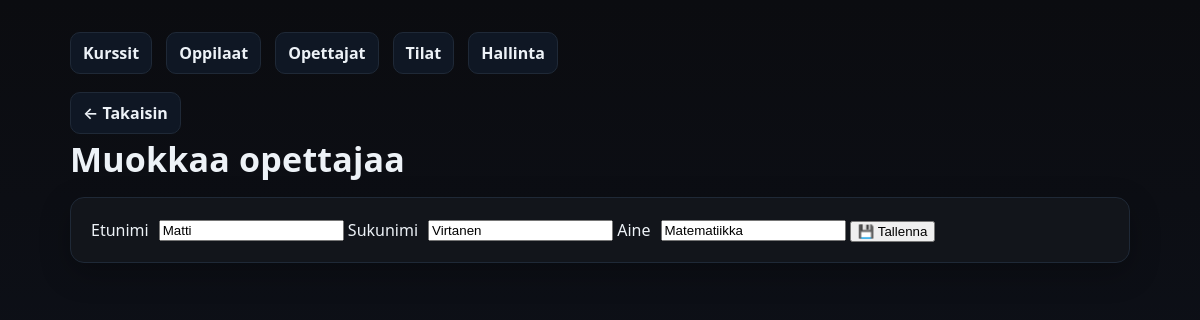
The app's page /kurssienhallinta/add_edit_opettaja.php?id=1 with its own data.
### tables this page shows
CREATE TABLE `opettajat` (
  `opettaja_id` int(11) NOT NULL,
  `etunimi` varchar(50) NOT NULL,
  `sukunimi` varchar(50) NOT NULL,
  `aine` varchar(100) NOT NULL
);

### kurssienhallinta/add_edit_opettaja.php (the view, shortened to what this page needs)
<?php
$pdo = getPDO();
$opettaja = [
  'opettaja_id' => null,
  'etunimi' => '',
  'sukunimi' => '',
  'aine' => ''
];
if (isset($_GET['id'])) {
    $stmt = $pdo->prepare("SELECT * FROM opettajat WHERE opettaja_id=?");
    $stmt->execute([$_GET['id']]);
    $opettaja = $stmt->fetch() ?: $opettaja;
}
?>
<!doctype html>
<html lang="fi">
<head>
  <link rel="stylesheet" href="styles.css">
</head>
<body>
  <div class="container">
    <div class="nav">
      <a href="index.php">Kurssit</a>
      <a href="oppilaat.php">Oppilaat</a>
      <a href="opettajat.php" class="active">Opettajat</a>
      <a href="tilat.php">Tilat</a>
      <a href="admin.php">Hallinta</a>
    </div>
    <a href="opettajat.php" class="back">← Takaisin</a>
    <h1 class="page-title">
      <?= $opettaja['opettaja_id'] ? 'Muokkaa opettajaa' : 'Lisää uusi opettaja' ?>
    </h1>
    <form method="post" class="card form">
      <label>Etunimi
        <input type="text" name="etunimi" value="<?= htmlspecialchars($opettaja['etunimi']) ?>" required>
      </label>
      <label>Sukunimi
        <input type="text" name="sukunimi" value="<?= htmlspecialchars($opettaja['sukunimi']) ?>" required>
      </label>
      <label>Aine
        <input type="text" name="aine" value="<?= htmlspecialchars($opettaja['aine']) ?>" required>
      </label>
      <button class="button">💾 Tallenna</button>
    </form>
  </div>
</body>
</html>

### kurssienhallinta/styles.css (style rules this page uses)
:root { --bg:#0b0c10; --card:#12151b; --muted:#98a2b3; --text:#edf2f7; --accent:#6ea8fe; --danger:#ef4444; --border:#1f2937; }
* { box-sizing:border-box }
html,body { height:100% }
body { margin:0; font:16px/1.5 system-ui,-apple-system,Segoe UI,Roboto,Ubuntu,'Helvetica Neue',Arial; background:linear-gradient(180deg,#0b0c10 0%, #0f1420 100%); color:var(--text); }
.container { max-width:1100px;margin:32px auto;padding:0 20px }
.card { background:var(--card); border:1px solid var(--border); border-radius:14px; padding:20px; box-shadow:0 10px 30px rgba(0,0,0,.25); }
.page-title { margin:0 0 12px; font-size:clamp(24px,3.2vw,34px); letter-spacing:.2px; }
.nav { display:flex;gap:14px;flex-wrap:wrap;margin:0 0 18px }
.nav a,.back { color:var(--text); text-decoration:none; background:#0f1724; border:1px solid var(--border); padding:8px 12px;border-radius:10px; transition:all .15s ease; }
.back { display:inline-flex;align-items:center;gap:8px }
label { display:inline-flex;gap:10px;align-items:center }
a { color: #7dd3fc; text-decoration: none; font-weight: 600; transition: color .15s ease; }

### records on screen
opettajat: etunimi "Matti", sukunimi "Virtanen", aine "Matematiikka"
